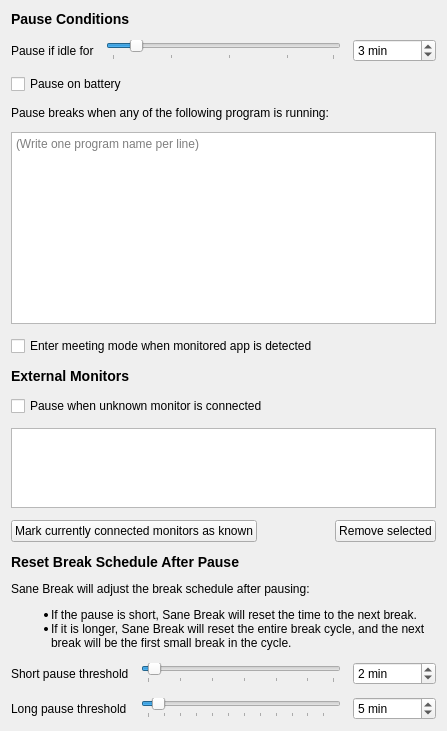
          <widget class="QWidget" name="pausePage">
           <layout class="QVBoxLayout" name="verticalLayout_2">
            <property name="spacing">
             <number>12</number>
            </property>
            <item>
             <widget class="QLabel" name="label_11">
              <property name="text">
               <string>&lt;h3&gt;Pause Conditions&lt;/h3&gt;</string>
              </property>
             </widget>
            </item>
            <item>
             <layout class="QHBoxLayout" name="horizontalLayout_5">
              <item>
               <widget class="QLabel" name="label_7">
                <property name="toolTip">
                 <string extracomment="Tooltip for &quot;Pause if idle for&quot; config">Sane Break will pause if it detects no activity for this many minutes</string>
                </property>
                <property name="text">
                 <string>Pause if idle for</string>
                </property>
                <property name="wordWrap">
                 <bool>true</bool>
                </property>
               </widget>
              </item>
              <item>
               <widget class="SteppedSlider" name="pauseOnIdleSlider">
                <property name="minimumSize">
                 <size>
                  <width>200</width>
                  <height>0</height>
                 </size>
                </property>
                <property name="minimum">
                 <number>1</number>
                </property>
                <property name="maximum">
                 <number>20</number>
                </property>
                <property name="pageStep">
                 <number>0</number>
                </property>
                <property name="value">
                 <number>3</number>
                </property>
                <property name="orientation">
                 <enum>Qt::Orientation::Horizontal</enum>
                </property>
                <property name="tickPosition">
                 <enum>QSlider::TickPosition::TicksBelow</enum>
                </property>
                <property name="tickInterval">
                 <number>5</number>
                </property>
               </widget>
              </item>
              <item>
               <widget class="QSpinBox" name="pauseOnIdleBox">
                <property name="suffix">
                 <string> min</string>
                </property>
                <property name="minimum">
                 <number>1</number>
                </property>
                <property name="maximum">
                 <number>65535</number>
                </property>
                <property name="value">
                 <number>3</number>
                </property>
               </widget>
              </item>
             </layout>
            </item>
            <item>
             <widget class="QCheckBox" name="pauseOnBatteryCheck">
              <property name="text">
               <string>Pause on battery</string>
              </property>
             </widget>
            </item>
            <item>
             <widget class="QLabel" name="programListLabel">
              <property name="text">
               <string>Pause breaks when any of the following program is running:</string>
              </property>
             </widget>
            </item>
            <item>
             <widget class="QPlainTextEdit" name="programList">
              <property name="placeholderText">
               <string>(Write one program name per line)</string>
              </property>
             </widget>
            </item>
            <item>
             <widget class="QCheckBox" name="autoMeetingOnAppCheck">
              <property name="text">
               <string>Enter meeting mode when monitored app is detected</string>
              </property>
             </widget>
            </item>
            <item>
             <widget class="QLabel" name="externalMonitorsLabel">
              <property name="text">
               <string>&lt;h3&gt;External Monitors&lt;/h3&gt;</string>
              </property>
             </widget>
            </item>
            <item>
             <widget class="QCheckBox" name="pauseOnUnknownMonitorCheck">
              <property name="text">
               <string>Pause when unknown monitor is connected</string>
              </property>
             </widget>
            </item>
            <item>
             <widget class="QListWidget" name="knownMonitorsList">
              <property name="maximumSize">
               <size>
                <width>16777215</width>
                <height>80</height>
               </size>
              </property>
              <property name="selectionMode">
               <enum>QAbstractItemView::SelectionMode::ExtendedSelection</enum>
              </property>
             </widget>
            </item>
            <item>
             <layout class="QHBoxLayout" name="markKnownMonitorsLayout">
              <item>
               <widget class="QPushButton" name="markKnownMonitorsButton">
                <property name="text">
                 <string>Mark currently connected monitors as known</string>
                </property>
               </widget>
              </item>
              <item>
               <spacer name="markKnownMonitorsSpacer">
                <property name="orientation">
                 <enum>Qt::Orientation::Horizontal</enum>
                </property>
                <property name="sizeHint" stdset="0">
                 <size>
                  <width>40</width>
                  <height>20</height>
                 </size>
                </property>
               </spacer>
              </item>
              <item>
               <widget class="QPushButton" name="removeKnownMonitorButton">
                <property name="text">
                 <string>Remove selected</string>
                </property>
               </widget>
              </item>
             </layout>
            </item>
            <item>
             <widget class="QLabel" name="label_24">
              <property name="text">
               <string>&lt;h3&gt;Reset Break Schedule After Pause&lt;/h3&gt;
&lt;p&gt;Sane Break will adjust the break schedule after pausing:&lt;/p&gt;
&lt;ul&gt;
  &lt;li&gt;If the pause is short, Sane Break will reset the time to the next break.&lt;/li&gt;
  &lt;li&gt;If it is longer, Sane Break will reset the entire break cycle, and the next break will be the first small break in the cycle.&lt;/li&gt;
&lt;/ul&gt;</string>
              </property>
              <property name="wordWrap">
               <bool>true</bool>
              </property>
             </widget>
            </item>
            <item>
             <layout class="QGridLayout" name="gridLayout_9">
              <item row="0" column="1">
               <widget class="SteppedSlider" name="resetBreakSlider">
                <property name="minimumSize">
                 <size>
                  <width>200</width>
                  <height>0</height>
                 </size>
                </property>
                <property name="minimum">
                 <number>1</number>
                </property>
                <property name="maximum">
                 <number>30</number>
                </property>
                <property name="value">
                 <number>2</number>
                </property>
                <property name="orientation">
                 <enum>Qt::Orientation::Horizontal</enum>
                </property>
                <property name="tickPosition">
                 <enum>QSlider::TickPosition::TicksBelow</enum>
                </property>
                <property name="tickInterval">
                 <number>5</number>
                </property>
               </widget>
              </item>
              <item row="0" column="2">
               <widget class="QSpinBox" name="resetBreakBox">
                <property name="suffix">
                 <string> min</string>
                </property>
                <property name="minimum">
                 <number>1</number>
                </property>
                <property name="maximum">
                 <number>65535</number>
                </property>
                <property name="value">
                 <number>2</number>
                </property>
               </widget>
              </item>
              <item row="1" column="0">
               <widget class="QLabel" name="label_15">
                <property name="text">
                 <string>Long pause threshold</string>
                </property>
                <property name="wordWrap">
                 <bool>true</bool>
                </property>
               </widget>
              </item>
              <item row="1" column="1">
               <widget class="SteppedSlider" name="resetCycleSlider">
                <property name="minimumSize">
                 <size>
                  <width>200</width>
                  <height>0</height>
                 </size>
                </property>
                <property name="minimum">
                 <number>2</number>
                </property>
                <property name="maximum">
                 <number>60</number>
                </property>
                <property name="value">
                 <number>5</number>
                </property>
                <property name="orientation">
                 <enum>Qt::Orientation::Horizontal</enum>
                </property>
                <property name="tickPosition">
                 <enum>QSlider::TickPosition::TicksBelow</enum>
                </property>
                <property name="tickInterval">
                 <number>5</number>
                </property>
               </widget>
              </item>
              <item row="1" column="2">
               <widget class="QSpinBox" name="resetCycleBox">
                <property name="suffix">
                 <string> min</string>
                </property>
                <property name="minimum">
                 <number>2</number>
                </property>
                <property name="maximum">
                 <number>65535</number>
                </property>
                <property name="value">
                 <number>5</number>
                </property>
               </widget>
              </item>
              <item row="0" column="0">
               <widget class="QLabel" name="label_10">
                <property name="text">
                 <string>Short pause threshold</string>
                </property>
                <property name="wordWrap">
                 <bool>true</bool>
                </property>
               </widget>
              </item>
             </layout>
            </item>
           </layout>
          </widget>
